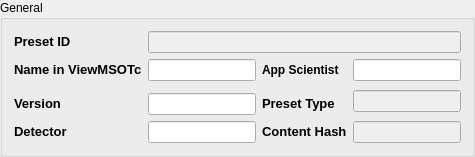
     <widget class="QGroupBox" name="groupBox_5">
      <property name="sizePolicy">
       <sizepolicy hsizetype="Expanding" vsizetype="Preferred">
        <horstretch>0</horstretch>
        <verstretch>0</verstretch>
       </sizepolicy>
      </property>
      <property name="font">
       <font>
        <kerning>true</kerning>
       </font>
      </property>
      <property name="title">
       <string>General</string>
      </property>
      <layout class="QGridLayout" name="gridLayout_2">
       <item row="6" column="3">
        <widget class="QLineEdit" name="contentHashBox">
         <property name="enabled">
          <bool>false</bool>
         </property>
         <property name="styleSheet">
          <string notr="true">color : rgb(120, 120, 120)</string>
         </property>
         <property name="text">
          <string/>
         </property>
        </widget>
       </item>
       <item row="6" column="2">
        <widget class="QLabel" name="contentHashLabel">
         <property name="sizePolicy">
          <sizepolicy hsizetype="Fixed" vsizetype="Fixed">
           <horstretch>0</horstretch>
           <verstretch>0</verstretch>
          </sizepolicy>
         </property>
         <property name="font">
          <font>
           <pointsize>10</pointsize>
           <weight>75</weight>
           <bold>true</bold>
          </font>
         </property>
         <property name="toolTip">
          <string>&lt;html&gt;&lt;head/&gt;&lt;body&gt;&lt;p&gt;Unique Content Hash&lt;br&gt;(excludes Preset ID, Name, Version and AppScientist)&lt;/p&gt;&lt;/body&gt;&lt;/html&gt;</string>
         </property>
         <property name="toolTipDuration">
          <number>-2</number>
         </property>
         <property name="text">
          <string>Content Hash</string>
         </property>
        </widget>
       </item>
       <item row="6" column="0">
        <widget class="QLabel" name="detektorLabel">
         <property name="sizePolicy">
          <sizepolicy hsizetype="Fixed" vsizetype="Fixed">
           <horstretch>0</horstretch>
           <verstretch>0</verstretch>
          </sizepolicy>
         </property>
         <property name="font">
          <font>
           <pointsize>10</pointsize>
           <weight>75</weight>
           <bold>true</bold>
          </font>
         </property>
         <property name="text">
          <string>Detector</string>
         </property>
        </widget>
       </item>
       <item row="1" column="1" colspan="3">
        <widget class="QLineEdit" name="presetIDBox">
         <property name="enabled">
          <bool>false</bool>
         </property>
        </widget>
       </item>
       <item row="5" column="1">
        <widget class="QLineEdit" name="versionTextBox"/>
       </item>
       <item row="3" column="0">
        <widget class="QLabel" name="nameLabel">
         <property name="sizePolicy">
          <sizepolicy hsizetype="Fixed" vsizetype="Fixed">
           <horstretch>0</horstretch>
           <verstretch>0</verstretch>
          </sizepolicy>
         </property>
         <property name="font">
          <font>
           <pointsize>10</pointsize>
           <weight>75</weight>
           <bold>true</bold>
          </font>
         </property>
         <property name="text">
          <string>Name in ViewMSOTc</string>
         </property>
        </widget>
       </item>
       <item row="3" column="2">
        <widget class="QLabel" name="label_14">
         <property name="sizePolicy">
          <sizepolicy hsizetype="Fixed" vsizetype="Preferred">
           <horstretch>0</horstretch>
           <verstretch>0</verstretch>
          </sizepolicy>
         </property>
         <property name="font">
          <font>
           <weight>75</weight>
           <bold>true</bold>
          </font>
         </property>
         <property name="text">
          <string>App Scientist</string>
         </property>
        </widget>
       </item>
       <item row="3" column="3">
        <widget class="QLineEdit" name="appscientistname">
         <property name="sizePolicy">
          <sizepolicy hsizetype="Expanding" vsizetype="Fixed">
           <horstretch>0</horstretch>
           <verstretch>0</verstretch>
          </sizepolicy>
         </property>
         <property name="toolTip">
          <string>&lt;html&gt;&lt;head/&gt;&lt;body&gt;&lt;p&gt;Initials (max 3 characters)&lt;/p&gt;&lt;/body&gt;&lt;/html&gt;</string>
         </property>
         <property name="maxLength">
          <number>3</number>
         </property>
        </widget>
       </item>
       <item row="5" column="2">
        <widget class="QLabel" name="PresestTypeLabel">
         <property name="sizePolicy">
          <sizepolicy hsizetype="Fixed" vsizetype="Fixed">
           <horstretch>0</horstretch>
           <verstretch>0</verstretch>
          </sizepolicy>
         </property>
         <property name="font">
          <font>
           <pointsize>10</pointsize>
           <weight>75</weight>
           <bold>true</bold>
          </font>
         </property>
         <property name="toolTip">
          <string>&lt;html&gt;&lt;head/&gt;&lt;body&gt;&lt;p&gt;Preset Identifier&lt;/p&gt;&lt;/body&gt;&lt;/html&gt;</string>
         </property>
         <property name="text">
          <string>Preset Type</string>
         </property>
        </widget>
       </item>
       <item row="1" column="0">
        <widget class="QLabel" name="PresetIDLabel">
         <property name="sizePolicy">
          <sizepolicy hsizetype="Fixed" vsizetype="Fixed">
           <horstretch>0</horstretch>
           <verstretch>0</verstretch>
          </sizepolicy>
         </property>
         <property name="font">
          <font>
           <pointsize>10</pointsize>
           <weight>75</weight>
           <bold>true</bold>
          </font>
         </property>
         <property name="toolTip">
          <string>&lt;html&gt;&lt;head/&gt;&lt;body&gt;&lt;p&gt;Preset Identifier&lt;/p&gt;&lt;/body&gt;&lt;/html&gt;</string>
         </property>
         <property name="text">
          <string>Preset ID</string>
         </property>
        </widget>
       </item>
       <item row="6" column="1">
        <widget class="QLineEdit" name="detectorBox"/>
       </item>
       <item row="3" column="1">
        <widget class="QLineEdit" name="nameBox"/>
       </item>
       <item row="4" column="3" rowspan="2">
        <widget class="QLineEdit" name="PresetType">
         <property name="enabled">
          <bool>false</bool>
         </property>
         <property name="font">
          <font>
           <weight>50</weight>
           <bold>false</bold>
          </font>
         </property>
        </widget>
       </item>
       <item row="5" column="0">
        <widget class="QLabel" name="versionLabel">
         <property name="sizePolicy">
          <sizepolicy hsizetype="Fixed" vsizetype="Fixed">
           <horstretch>0</horstretch>
           <verstretch>0</verstretch>
          </sizepolicy>
         </property>
         <property name="font">
          <font>
           <pointsize>10</pointsize>
           <weight>75</weight>
           <bold>true</bold>
          </font>
         </property>
         <property name="text">
          <string>Version</string>
         </property>
        </widget>
       </item>
      </layout>
     </widget>
